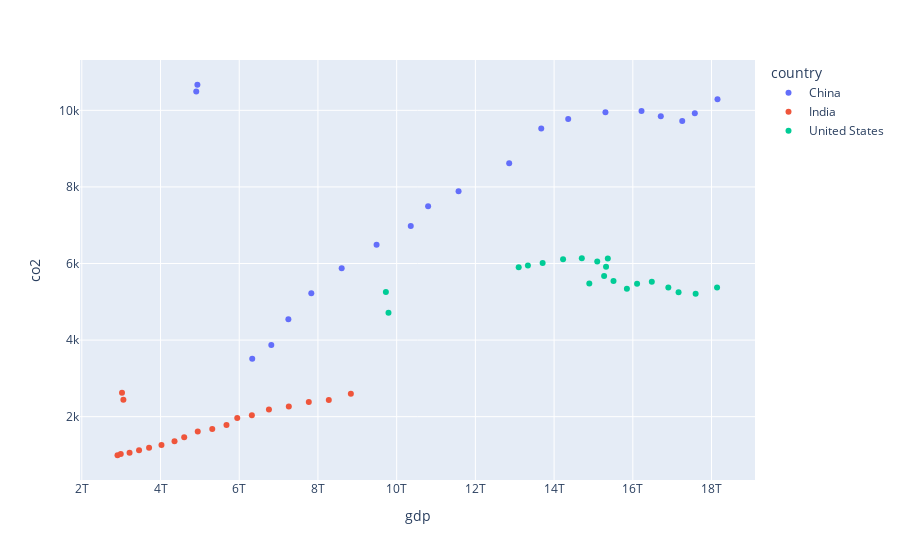

The cell this chart's notebook holds for it:
### Code cell
fig = px.scatter(df, x="gdp", y="co2",color='country')
fig.show()
